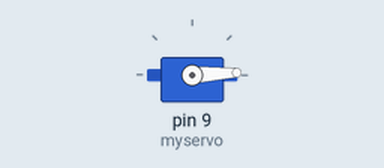
Recording of a sketch running on a simulated Arduino Uno, built with avr-gcc and run on an emulated ATmega328P. On the bench: servo. What the sketch prints to the serial monitor is not drawn.

Above: at 0.05 s.
At 0.9 s:
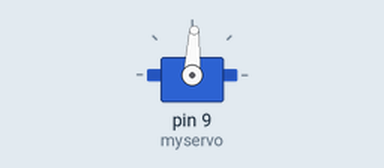
At 1.75 s:
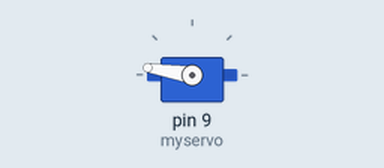
At 3.5 s:
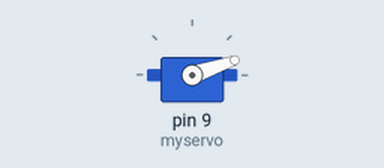
Timing chart, 0 to 8.5 s (numbered marks = the images above):
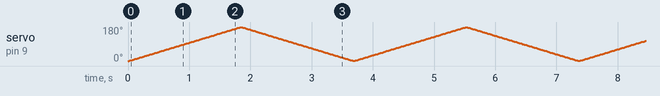

The sketch:

whilw_loop.ino
```cpp
#include <Servo.h>
Servo myservo;
int x = 0;
void setup(){
  myservo.attach(9);
  Serial.begin(9600);

}

void loop (){

  while(x<180){
    myservo.write(x);
    x++;
    delay(10);
    Serial.println(x);

  }

  while(x>0){
    myservo.write(x);
    x--;
    delay(10);
    Serial.println(x);

  }

}
```
